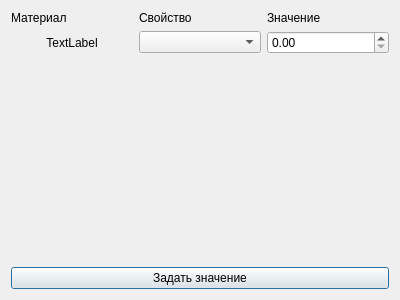
<?xml version="1.0" encoding="UTF-8"?>
<ui version="4.0">
 <class>PropertiesValueSetter</class>
 <widget class="QDialog" name="PropertiesValueSetter">
  <property name="geometry">
   <rect>
    <x>0</x>
    <y>0</y>
    <width>400</width>
    <height>300</height>
   </rect>
  </property>
  <property name="windowTitle">
   <string>Dialog</string>
  </property>
  <layout class="QHBoxLayout" name="horizontalLayout">
   <item>
    <layout class="QGridLayout" name="gridLayout">
     <item row="0" column="2">
      <widget class="QLabel" name="label">
       <property name="text">
        <string>Свойство</string>
       </property>
      </widget>
     </item>
     <item row="0" column="3">
      <widget class="QLabel" name="label_3">
       <property name="text">
        <string>Значение</string>
       </property>
      </widget>
     </item>
     <item row="2" column="3">
      <widget class="QDoubleSpinBox" name="doubleSpinBox"/>
     </item>
     <item row="2" column="2">
      <widget class="QComboBox" name="comboBox_2"/>
     </item>
     <item row="0" column="1">
      <widget class="QLabel" name="label_2">
       <property name="text">
        <string>Материал</string>
       </property>
      </widget>
     </item>
     <item row="3" column="1">
      <spacer name="verticalSpacer">
       <property name="orientation">
        <enum>Qt::Vertical</enum>
       </property>
       <property name="sizeHint" stdset="0">
        <size>
         <width>20</width>
         <height>40</height>
        </size>
       </property>
      </spacer>
     </item>
     <item row="3" column="2">
      <spacer name="verticalSpacer_2">
       <property name="orientation">
        <enum>Qt::Vertical</enum>
       </property>
       <property name="sizeHint" stdset="0">
        <size>
         <width>20</width>
         <height>40</height>
        </size>
       </property>
      </spacer>
     </item>
     <item row="3" column="3">
      <spacer name="verticalSpacer_3">
       <property name="orientation">
        <enum>Qt::Vertical</enum>
       </property>
       <property name="sizeHint" stdset="0">
        <size>
         <width>20</width>
         <height>40</height>
        </size>
       </property>
      </spacer>
     </item>
     <item row="4" column="1" colspan="3">
      <widget class="QPushButton" name="pushButton">
       <property name="text">
        <string>Задать значение</string>
       </property>
      </widget>
     </item>
     <item row="2" column="1">
      <widget class="QLabel" name="label_4">
       <property name="text">
        <string>TextLabel</string>
       </property>
       <property name="alignment">
        <set>Qt::AlignCenter</set>
       </property>
      </widget>
     </item>
    </layout>
   </item>
  </layout>
 </widget>
 <resources/>
 <connections/>
</ui>
